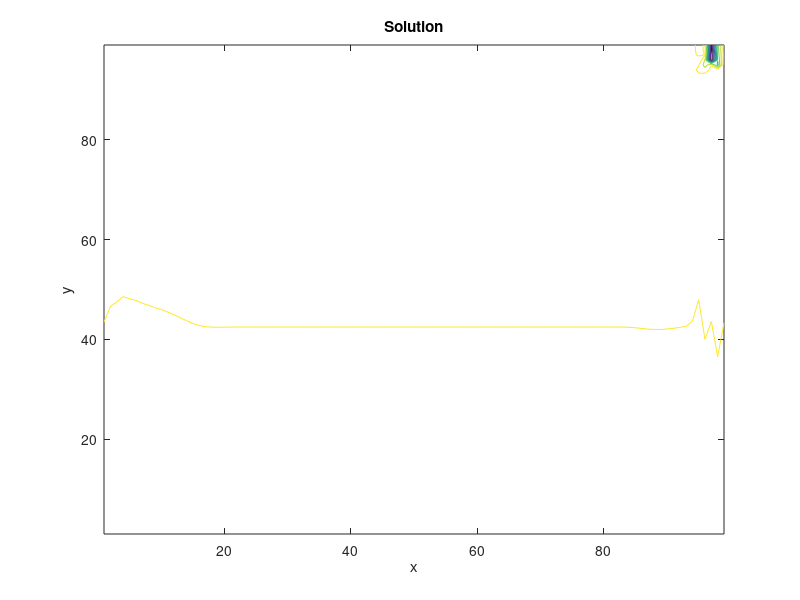

Recreate this plot in MATLAB.
clear;close all;clc;

% D2Q9 solver

% Numerical input parameters.
nodes = [100, 100]; % x nodes, y nodes.
dh = 1; % dh = dx = dy.
timesteps = 30;
dt = 1; % timestep.

% Physical input parameters.
u0 = 0.1;
v0 = 0.1;
rho0 = 5;
alpha = 0.01;
Re = u0*nodes(1)/alpha;
disp(['Reynolds number: ' num2str(Re)]);

% Lattice link constants.
w = zeros(9,1);
w(1) = 4/9;
w(2:5) = 1/9;
w(6:9) = 1/36;
c = zeros(9,2);
c(1,:) = [0, 0];
c(2,:) = [1, 0];
c(3,:) = [0, 1];
c(4,:) = [-1, 0];
c(5,:) = [0, -1];
c(6,:) = [1, 1];
c(7,:) = [-1, 1];
c(8,:) = [-1, -1];
c(9,:) = [1, -1];

% Derived inputs.
omega = 1 / ( 3*alpha + 0.5 );

% Initialize.
rho = rho0*ones(nodes(2),nodes(1));
u = u0*ones(nodes(2),nodes(1));
v = v0*ones(nodes(2),nodes(1));
f = zeros(nodes(2),nodes(1),9);
feq = zeros(nodes(2),nodes(1),9);
% BC.
u(1,:) = 0;
v(1,:) = 0;
u(end,:) = 0;
v(end,:) = 0;

% Main loop.
reconstruction_time = 0;
collision_time = 0;
streaming_time = 0;
bc_time = 0;
for iter = 1:timesteps
    disp(['Running timestep ' num2str(iter)]);
    % Collision.
    tic;
    t1 = u.*u + v.*v;
    for k = 1:9
        t2 = c(k,1)*u + c(k,2)*v;
        feq(:,:,k) = w(k)*rho.*(1 + 3*t2 + 4.5*t2.^2 - 1.5*t1);
        f(:,:,k) = omega*feq(:,:,k)+(1-omega)*f(:,:,k);
    end
    collision_time = collision_time + toc;
    % Streaming.
    tic;
    f(:,2:end,2) = f(:,1:end-1,2); % East vector.
    f(2:end,:,3) = f(1:end-1,:,3); % North vector.
    f(:,1:end-1,4) = f(:,2:end,4); % West vector.
    f(1:end-1,:,5) = f(2:end,:,5); % South vector.
    f(2:end,2:end,6) = f(1:end-1,1:end-1,6); % Northeast vector.
    f(2:end,1:end-1,7) = f(1:end-1,2:end,7); % Northwest vector.
    f(1:end-1,1:end-1,8) = f(2:end,2:end,8); % Southwest vector.
    f(1:end-1,2:end,9) = f(2:end,1:end-1,9); % Southeast vector.
    streaming_time = streaming_time + toc;
    % BC.
    tic;
    
%     u_east = -1 + ( f(:,end,1) + f(:,end,3) + f(:,end,5) + ...
%         2*( f(:,end,2) + f(:,end,6) + f(:,end,9) ) ) / rho0;
%     f(:,end,4) = f(:,end,2) - ...
%         2/3 * rho0 * u_east; % East outlet (known pressure / density).
%     f(:,end,8) = f(:,end,6) + 0.5*( f(:,end,3) - f(:,end,5) ) - ...
%         1/6 * rho0 * u_east; % East outlet (known pressure / density).
%     f(:,end,7) = f(:,end,9) - 0.5*( f(:,end,3) - f(:,end,5) ) - ...
%         1/6 * rho0 * u_east; % East outlet (known pressure / density).
%     
%     v_north = -1 + ( f(end,:,1) + f(end,:,2) + f(end,:,4) + ...
%         2*( f(end,:,3) + f(end,:,6) + f(end,:,7) ) ) / rho0;
%     f(end,:,5) = f(end,:,3) - ...
%         2/3 * rho0 * v_north; % North outlet (known pressure / density).
%     f(end,:,9) = f(end,:,7) - 0.5*( f(end,:,2) - f(end,:,4) ) - ...
%         1/6 * rho0 * v_north; % North outlet (known pressure / density).
%     f(end,:,8) = f(end,:,6) + 0.5*( f(end,:,2) - f(end,:,4) ) - ...
%         1/6 * rho0 * v_north; % North outlet (known pressure / density).
    
%     % Both horizontal and vertical velocity.
%     rho_west = ( 1 / ( 1 - u0 ) ) * ...
%         f(:,1,1) + f(:,1,3) + f(:,1,5) + ...
%         2*( f(:,1,4) + f(:,1,7) + f(:,1,8) );
%     f(:,1,2) = f(:,1,4) + 2 / 3 * u0 * rho_west; % West inlet.
%     f(:,1,6) = f(:,1,8) - 0.5 * ( f(:,1,3) - f(:,1,5) ) + ...
%         ( u0/6 + v0/2 )* rho_west; % West inlet.
%     f(:,1,9) = f(:,1,7) + 0.5 * ( f(:,1,3) - f(:,1,5) ) + ...
%         ( u0/6 - v0/2 )* rho_west; % West inlet.
    
    % Only horizontal velocity.
    rho_west = ( 1 / ( 1 - u0 ) ) * ...
        ( f(:,1,1) + f(:,1,3) + f(:,1,5) + ...
        2*( f(:,1,4) + f(:,1,7) + f(:,1,8) ) );
    f(:,1,2) = f(:,1,4) + 2 / 3 * u0 * rho_west; % West inlet.
    f(:,1,6) = f(:,1,8) + u0 / 6 * rho_west; % West inlet.
    f(:,1,9) = f(:,1,7) + u0 / 6 * rho_west; % West inlet.
    
%     rho_south = ( 1 / ( 1 - v0 ) ) * ...
%         f(1,:,1) + f(1,:,2) + f(1,:,4) + ...
%         2*( f(1,:,5) + f(1,:,8) + f(1,:,9) );
%     f(1,:,3) = f(1,:,5) + 2 / 3 * v0 * rho_south; % South inlet.
%     f(1,:,6) = f(1,:,8) - 0.5 * ( f(1,:,2) - f(1,:,4) ) + ...
%         ( v0/6 + u0/2 ) * rho_south; % South inlet.
%     f(1,:,7) = f(1,:,9) + 0.5 * ( f(1,:,2) - f(1,:,4) ) + ...
%         ( v0/6 - u0/2 ) * rho_south; % South inlet.
    
    f(1,:,3) = f(1,:,5); % South wall.
    f(1,:,6) = f(1,:,8); % South wall.
    f(1,:,7) = f(1,:,9); % South wall.
    
    rho_east = ( 1 / ( 1 + u0 ) ) * ...
        ( f(:,end,1) + f(:,end,3) + f(:,end,5) + ...
        2*( f(:,end,2) + f(:,end,6) + f(:,end,9) ) );
    f(:,end,4) = f(:,end,2) - 2 / 3 * u0 * rho_east; % East inlet.
    f(:,end,8) = f(:,end,6) + 0.5 * ( f(:,end,3) - f(:,end,5) ) + ...
        ( -u0/6 - v0/2 )* rho_east; % East inlet.
    f(:,end,7) = f(:,end,9) - 0.5 * ( f(:,end,3) - f(:,end,5) ) + ...
        ( -u0/6 + v0/2 )* rho_east; % East inlet.
    
%     rho_north = ( 1 / ( 1 + v0 ) ) * ...
%         f(end,:,1) + f(end,:,2) + f(end,:,4) + ...
%         2*( f(end,:,3) + f(end,:,7) + f(end,:,6) );
%     f(end,:,5) = f(end,:,3) - 2 / 3 * v0 * rho_north; % North inlet.
%     f(end,:,9) = f(end,:,7) - 0.5 * ( f(end,:,2) - f(end,:,4) ) + ...
%         ( -v0/6 + u0/2 ) * rho_north; % North inlet.
%     f(end,:,8) = f(end,:,6) + 0.5 * ( f(end,:,2) - f(end,:,4) ) + ...
%         ( -v0/6 - u0/2 ) * rho_north; % North inlet.
    
    f(end,:,5) = f(end,:,3); % North wall.
    f(end,:,9) = f(end,:,7); % North wall.
    f(end,:,8) = f(end,:,6); % North wall.
    
    bc_time = bc_time + toc;
    % Density and velocity reconstruction.
    tic;
    rho = sum(f,3);
    rho(:,1) = rho_west;
%     rho(1,:) = rho_south;
%     rho(end,2:end) = rho0;
%     rho(2:end,end) = rho0;
%     u(2:end,2:end) = 0;
%     v(2:end,2:end) = 0;
%     for k = 1:9
%         u(2:end,2:end) = u(2:end,2:end) + c(k,1)*f(2:end,2:end,k);
%         v(2:end,2:end) = v(2:end,2:end) + c(k,2)*f(2:end,2:end,k);
%     end
%     u(2:end,2:end) = u(2:end,2:end) ./ rho(2:end,2:end);
%     v(2:end,2:end) = v(2:end,2:end) ./ rho(2:end,2:end);
%     rho(end,:) = rho_north;
    rho(:,end) = rho_east;
    u(2:end-1,2:end-1) = 0;
    v(2:end-1,2:end-1) = 0;
    for k = 1:9
        u(2:end-1,2:end-1) = u(2:end-1,2:end-1) + c(k,1)*f(2:end-1,2:end-1,k);
        v(2:end-1,2:end-1) = v(2:end-1,2:end-1) + c(k,2)*f(2:end-1,2:end-1,k);
    end
    u(2:end-1,2:end-1) = u(2:end-1,2:end-1) ./ rho(2:end-1,2:end-1);
    v(2:end-1,2:end-1) = v(2:end-1,2:end-1) ./ rho(2:end-1,2:end-1);
    reconstruction_time = reconstruction_time + toc;
end

% Timing outputs.
total_time = reconstruction_time + collision_time + streaming_time + bc_time;
disp(['Solution reconstruction time (s): ' num2str(reconstruction_time)]);
disp(['Collision time (s): ' num2str(collision_time)]);
disp(['Streaming time (s): ' num2str(streaming_time)]);
disp(['BC time (s): ' num2str(bc_time)]);
disp(['Solution reconstruction fraction: ' num2str(reconstruction_time/total_time)]);
disp(['Collision fraction: ' num2str(collision_time/total_time)]);
disp(['Streaming fraction: ' num2str(streaming_time/total_time)]);
disp(['BC fraction: ' num2str(bc_time/total_time)]);

% Streamfunction calculation.
strf = zeros(nodes(2),nodes(1));
for i = 2:nodes(1)
    rho_av = 0.5*( rho(1,i-1) + rho(1,i) );
    strf(1,i) = strf(1,i-1) - 0.5*rho_av*( v(1,i-1) + v(1,i) );
    for j = 2:nodes(2)
        rho_m = 0.5 * ( rho(j,i) + rho(j-1,i) );
        strf(j,i) = strf(j-1,i) + 0.5*rho_m*( u(j-1,i) + u(j,i) );
    end
end

% Plotting results!
figure;
L = dh*[nodes(1)-1, nodes(2)-1] ; % x , y dimensions of physical domain.
x = linspace(0,L(1),nodes(1))';
y = linspace(0,L(2),nodes(2))';
[X, Y] = meshgrid(x,y);
contour(X(2:end,2:end), Y(2:end,2:end), strf(2:end,2:end));
title('Solution');
xlabel('x');
ylabel('y');


